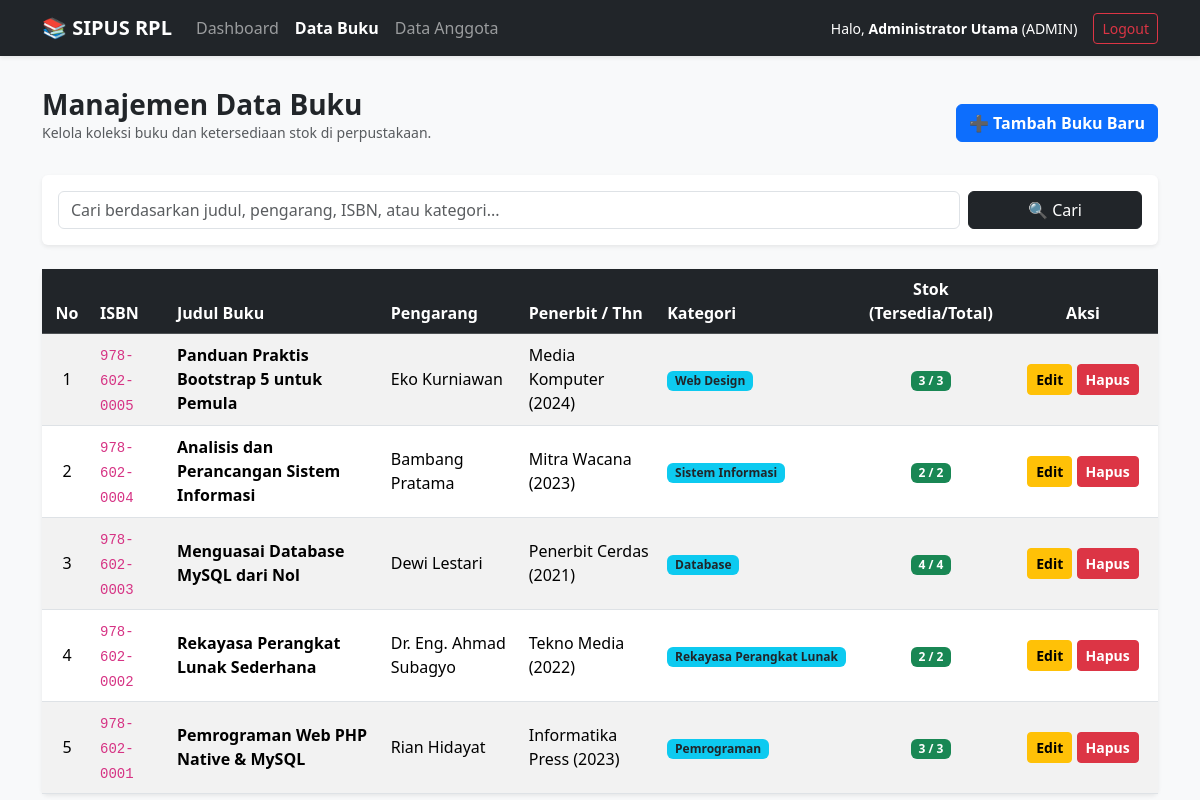
The page /buku/index.php (signed in) on the database its author committed.
### tables this page shows
CREATE TABLE IF NOT EXISTS `books` (
    `id` INT AUTO_INCREMENT PRIMARY KEY,
    `isbn` VARCHAR(20) NOT NULL UNIQUE,
    `title` VARCHAR(200) NOT NULL,
    `author` VARCHAR(100) NOT NULL,
    `publisher` VARCHAR(100) NOT NULL,
    `publication_year` INT NOT NULL,
    `category` VARCHAR(50) NOT NULL,
    `total_stock` INT NOT NULL DEFAULT 0,
    `available_stock` INT NOT NULL DEFAULT 0,
    `created_at` DATETIME DEFAULT CURRENT_TIMESTAMP
);

### buku/index.php (the view, shortened to what this page needs)
<?php
require_once '../config/koneksi.php';
$keyword = isset($_GET['q']) ? trim($_GET['q']) : '';
if (!empty($keyword)) {
    $search_term = "%" . $keyword . "%";
    $sql = "SELECT * FROM books
            WHERE title LIKE ? OR author LIKE ? OR isbn LIKE ? OR category LIKE ?
            ORDER BY id DESC";
    $stmt = mysqli_prepare($koneksi, $sql);
    mysqli_stmt_bind_param($stmt, "ssss", $search_term, $search_term, $search_term, $search_term);
    mysqli_stmt_execute($stmt);
    $result = mysqli_stmt_get_result($stmt);
} else {
    $sql = "SELECT * FROM books ORDER BY id DESC";
    $result = mysqli_query($koneksi, $sql);
}
?>
<!DOCTYPE html>
<html lang="id">
<head>
    <link href="https://cdn.jsdelivr.net/npm/bootstrap@5.3.2/dist/css/bootstrap.min.css" rel="stylesheet">
</head>
<body class="bg-light">
    <nav class="navbar navbar-expand-lg navbar-dark bg-dark shadow-sm mb-4">
        <div class="container">
            <a class="navbar-brand fw-bold" href="../dashboard_admin.php">📚 SIPUS RPL</a>
            <div class="collapse navbar-collapse" id="navbarNav">
                <ul class="navbar-nav me-auto">
                    <li class="nav-item">
                        <a class="nav-link" href="<?= $_SESSION['role'] === 'admin' ? '../dashboard_admin.php' : '../dashboard_pustakawan.php'; ?>">Dashboard</a>
                    </li>
                    <li class="nav-item">
                        <a class="nav-link active fw-bold" href="index.php">Data Buku</a>
                    </li>
                    <li class="nav-item">
                        <a class="nav-link" href="../anggota/index.php">Data Anggota</a>
                    </li>
                </ul>
                <div class="d-flex align-items-center">
                    <span class="text-white me-3 small">Halo, <strong><?= htmlspecialchars($_SESSION['full_name']); ?></strong> (<?= strtoupper($_SESSION['role']); ?>)</span>
                    <a href="../logout.php" class="btn btn-outline-danger btn-sm">Logout</a>
                </div>
            </div>
        </div>
    </nav>
    <div class="container py-2">
        <div class="d-flex justify-content-between align-items-center mb-3">
            <div>
                <h3 class="fw-bold text-dark mb-0">Manajemen Data Buku</h3>
                <p class="text-muted small">Kelola koleksi buku dan ketersediaan stok di perpustakaan.</p>
            </div>
            <a href="tambah.php" class="btn btn-primary fw-semibold">
                ➕ Tambah Buku Baru
            </a>
        </div>
        <div class="card shadow-sm border-0 mb-4">
            <div class="card-body p-3">
                <form action="index.php" method="GET" class="row g-2">
                    <div class="col-md-10">
                        <input type="text" name="q" class="form-control" placeholder="Cari berdasarkan judul, pengarang, ISBN, atau kategori..." value="<?= htmlspecialchars($keyword); ?>">
                    </div>
                    <div class="col-md-2 d-flex gap-1">
                        <button type="submit" class="btn btn-dark w-100">🔍 Cari</button>
                    </div>
                </form>
            </div>
        </div>
        <div class="card shadow-sm border-0">
            <div class="card-body p-0">
                <div class="table-responsive">
                    <table class="table table-hover table-striped align-middle mb-0">
                        <thead class="table-dark">
                            <tr>
                                <th class="text-center" style="width: 50px;">No</th>
                                <th>ISBN</th>
                                <th>Judul Buku</th>
                                <th>Pengarang</th>
                                <th>Penerbit / Thn</th>
                                <th>Kategori</th>
                                <th class="text-center">Stok (Tersedia/Total)</th>
                                <th class="text-center" style="width: 150px;">Aksi</th>
                            </tr>
                        </thead>
                        <tbody>
                            <?php
                            $no = 1;
                            if ($result && mysqli_num_rows($result) > 0):
                                while ($row = mysqli_fetch_assoc($result)):
                            ?>
                                <tr>
                                    <td class="text-center"><?= $no++; ?></td>
                                    <td><code><?= htmlspecialchars($row['isbn']); ?></code></td>
                                    <td>
                                        <strong><?= htmlspecialchars($row['title']); ?></strong>
                                    </td>
                                    <td><?= htmlspecialchars($row['author']); ?></td>
                                    <td><?= htmlspecialchars($row['publisher']); ?> (<?= htmlspecialchars($row['publication_year']); ?>)</td>
                                    <td><span class="badge bg-info text-dark"><?= htmlspecialchars($row['category']); ?></span></td>
                                    <td class="text-center">
                                        <?php if ($row['available_stock'] > 0): ?>
                                            <span class="badge bg-success"><?= $row['available_stock']; ?> / <?= $row['total_stock']; ?></span>
                                        <?php else: ?>
                                            <span class="badge bg-danger">Habis (0 / <?= $row['total_stock']; ?>)</span>
                                        <?php endif; ?>
                                    </td>
                                    <td class="text-center">
                                        <a href="edit.php?id=<?= $row['id']; ?>" class="btn btn-warning btn-sm fw-semibold">Edit</a>
                                        <a href="hapus.php?id=<?= $row['id']; ?>" class="btn btn-danger btn-sm fw-semibold" onclick="return confirm('Apakah Anda yakin ingin menghapus buku ini beserta seluruh salinannya?');">Hapus</a>
                                    </td>
                                </tr>
                            <?php
                                endwhile;
                            else:
                            ?>
                                <tr>
                                    <td colspan="8" class="text-center py-4 text-muted">Data buku tidak ditemukan.</td>
                                </tr>
                            <?php endif; ?>
                        </tbody>
                    </table>
                </div>
            </div>
        </div>
    </div>
</body>
</html>

### rows shown on the page
books: isbn "978-602-0005", title "Panduan Praktis Bootstrap 5 untuk Pemula", author "Eko Kurniawan", publisher "Media Komputer", publication_year "2024", category "Web Design", available_stock "3", total_stock "3"
books: isbn "978-602-0004", title "Analisis dan Perancangan Sistem Informasi", author "Bambang Pratama", publisher "Mitra Wacana", publication_year "2023", category "Sistem Informasi", available_stock "2", total_stock "2"
books: isbn "978-602-0003", title "Menguasai Database MySQL dari Nol", author "Dewi Lestari", publisher "Penerbit Cerdas", publication_year "2021", category "Database", available_stock "4", total_stock "4"
books: isbn "978-602-0002", title "Rekayasa Perangkat Lunak Sederhana", author "Dr. Eng. Ahmad Subagyo", publisher "Tekno Media", publication_year "2022", category "Rekayasa Perangkat Lunak", available_stock "2", total_stock "2"
books: isbn "978-602-0001", title "Pemrograman Web PHP Native & MySQL", author "Rian Hidayat", publisher "Informatika Press", publication_year "2023", category "Pemrograman", available_stock "3", total_stock "3"

### other values the page prints
$_SESSION['full_name'] "Administrator Utama"
$_SESSION['role'] "ADMIN"
